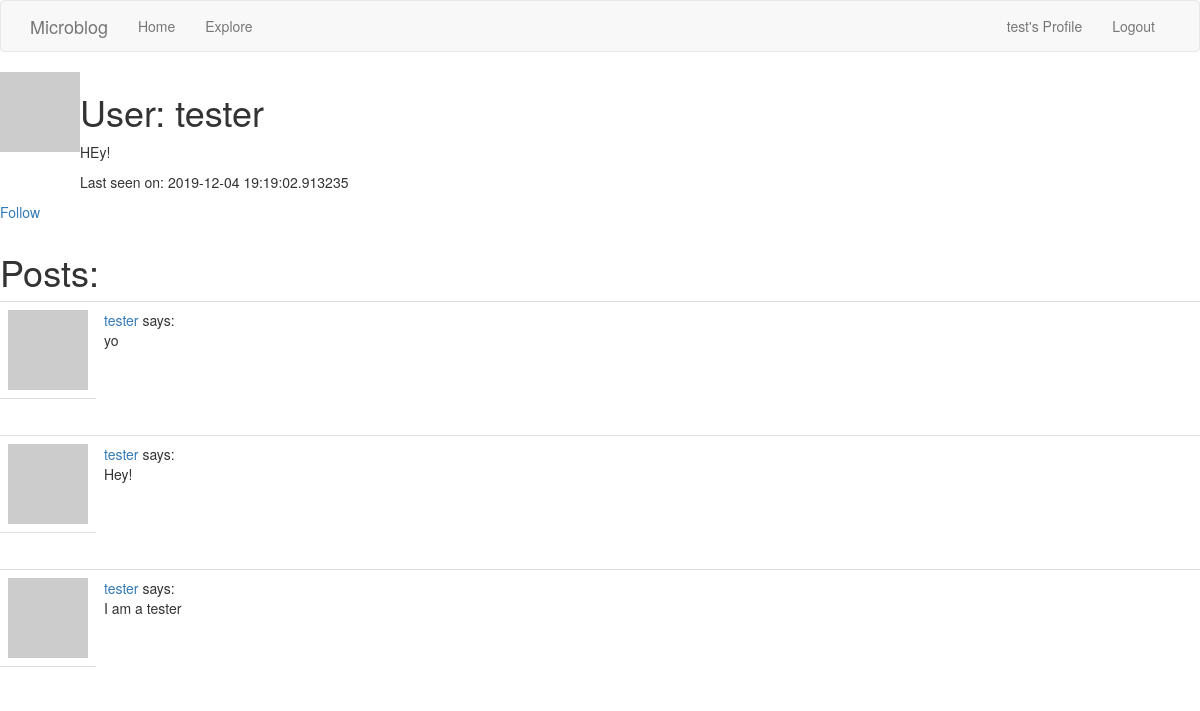
The page /user/tester (signed in) on the database its author committed.
### app/models.py (models this page shows, shortened)
class User(UserMixin, db.Model):
    id = db.Column(db.Integer, primary_key=True)
    username = db.Column(db.String(64), index=True, unique=True)
    email = db.Column(db.String(120), index=True, unique=True)
    password_hash = db.Column(db.String(128))
    posts = db.relationship('Post', backref='author', lazy='dynamic')
    about_me = db.Column(db.String(140))
    last_seen = db.Column(db.DateTime, default=datetime.utcnow)
    def avatar(self, size):
        digest = md5(self.email.lower().encode('utf-8')).hexdigest()
        return 'https://www.gravatar.com/avatar/{}?d=identicon&s={}'.format(
            digest, size)
    def is_following(self, user):
        return self.followed.filter(
            followers.c.followed_id == user.id).count() > 0
    followed = db.relationship(
        'User', secondary=followers,
        primaryjoin=(followers.c.follower_id == id),
        secondaryjoin=(followers.c.followed_id == id),
        backref=db.backref('followers', lazy='dynamic'), lazy='dynamic')

class Post(db.Model):
    id = db.Column(db.Integer, primary_key=True)
    body = db.Column(db.String(140))
    timestamp = db.Column(db.DateTime, index=True, default=datetime.utcnow)
    user_id = db.Column(db.Integer, db.ForeignKey('user.id'))

### app/routes.py (the view)
@app.route('/user/<username>')
@login_required
def user(username):
    user = User.query.filter_by(username=username).first_or_404()
    currentUser = current_user.username
    page = request.args.get('page', 1, type=int)
    posts = user.posts.order_by(Post.timestamp.desc()).paginate(
        page, app.config['POSTS_PER_PAGE'], False)
    next_url = url_for('user', username=user.username, page=posts.next_num) \
        if posts.has_next else None
    prev_url = url_for('user', username=user.username, page=posts.prev_num) \
        if posts.has_prev else None
    return render_template('user.html', user=user, posts=posts.items,
                           next_url=next_url, prev_url=prev_url, currentUser = currentUser)

### app/models.py (called while the page is built)
@login.user_loader
def load_user(id):
    return User.query.get(int(id))

### app/routes.py (called while the page is built)
@app.before_request
def before_request():
    if current_user.is_authenticated:
        current_user.last_seen = datetime.utcnow()
        db.session.commit()

### app/templates/user.html (shortened to what this page needs)
{% extends "base.html" %}
{% block content %}
<table>
    <tr valign="top">
        <td><img src="{{ user.avatar(128) }}"></td>
        <td>
            <h1>User: {{ user.username }}</h1>
            {% if user.about_me %}<p>{{ user.about_me }}</p>{% endif %}
            {% if user.last_seen %}<p>Last seen on: {{ user.last_seen }}</p>{% endif %}
        </td>
    </tr>
    <td> {% if user == current_user %}
        <p><a href="{{ url_for('edit_profile') }}">Edit your profile</a></p>
        {% elif not current_user.is_following(user) %}
        <p><a href="{{ url_for('follow', username=user.username) }}">Follow</a></p>
        {% else %}
        <p><a href="{{ url_for('unfollow', username=user.username) }}">Unfollow</a></p>
        {% endif %}
</table>
<h1>Posts:</h1>
{% for post in posts %}
{% include '_post.html' %}
{% endfor %}
{% endblock %}

### app/templates/base.html (shortened to what this page needs)
{% extends 'bootstrap/base.html' %}
{% block navbar %}
    <nav class="navbar navbar-default">
        <div class="container">
            <div class="navbar-header">
                <a class="navbar-brand" href="{{ url_for('index') }}">Microblog</a>
            </div>
            <div class="collapse navbar-collapse" id="bs-example-navbar-collapse-1">
                <ul class="nav navbar-nav">
                    <li><a href="{{ url_for('index') }}">Home</a></li>
                    <li><a href="{{ url_for('explore') }}">Explore</a></li>
                </ul>
                <ul class="nav navbar-nav navbar-right">
                    {% if current_user.is_anonymous %}
                    <li><a href="{{ url_for('login') }}">Login</a></li>
                    {% else %}
                    <li><a href="{{ url_for('user', username=current_user.username) }}">{{current_user.username}}'s Profile</a></li>
                    <li><a href="{{ url_for('logout') }}">Logout</a></li>
                    {% endif %}
                </ul>
            </div>
        </div>
    </nav>
{% endblock %}

### app/templates/_post.html (shortened to what this page needs)
<table class="table table-hover">
    <tr>
        <td width="70px">
            <a href="{{ url_for('user', username=post.author.username) }}">
                <img src="{{ post.author.avatar(70) }}" />
            </a>
        </td>
        <td>
            <a href="{{ url_for('user', username=post.author.username) }}">
                {{ post.author.username }}
            </a>
            says:
            <br>
            {{ post.body }}
        </td>
    </tr>
    <td>
    </td>
</table>

### rows shown on the page
User: username "test"
User: username "tester", about_me "HEy!", last_seen "2019-12-04 19:19:02.913235"
Post: author.username "tester", body "yo"
Post: author.username "tester", body "Hey!"
Post: author.username "tester", body "I am a tester"
